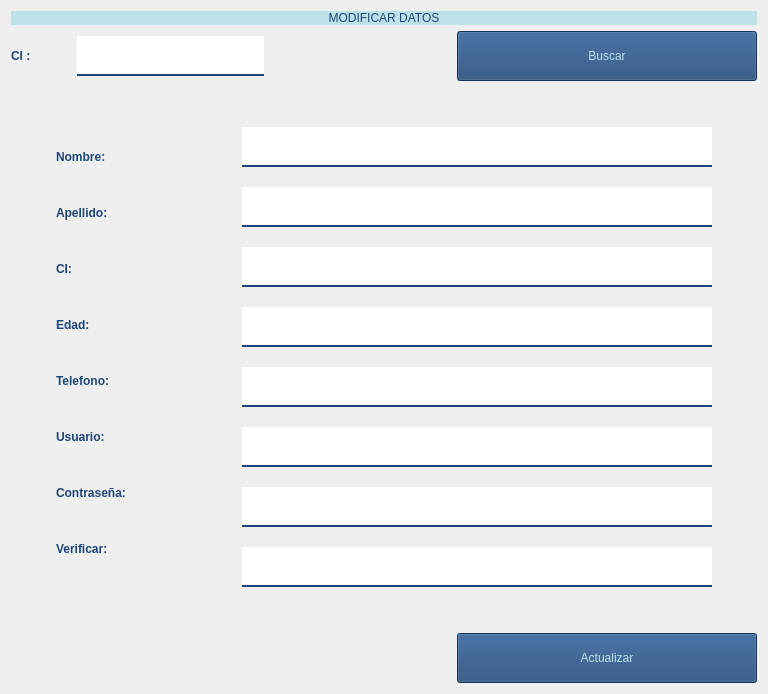
                         <widget class="QWidget" name="pagModificar">
                          <property name="styleSheet">
                           <string notr="true">font: 14pt &quot;Bahnschrift SemiLight&quot;;</string>
                          </property>
                          <layout class="QVBoxLayout" name="verticalLayout_5">
                           <item>
                            <widget class="QLabel" name="label_32">
                             <property name="styleSheet">
                              <string notr="true">font: 75 25pt &quot;Times New Roman&quot;;
color: rgb(31, 69,118);
background-color: rgb(188,225,231);

</string>
                             </property>
                             <property name="text">
                              <string>MODIFICAR DATOS</string>
                             </property>
                             <property name="alignment">
                              <set>Qt::AlignCenter</set>
                             </property>
                            </widget>
                           </item>
                           <item>
                            <layout class="QHBoxLayout" name="horizontalLayout_9">
                             <item>
                              <widget class="QLabel" name="label_24">
                               <property name="minimumSize">
                                <size>
                                 <width>60</width>
                                 <height>40</height>
                                </size>
                               </property>
                               <property name="maximumSize">
                                <size>
                                 <width>60</width>
                                 <height>40</height>
                                </size>
                               </property>
                               <property name="styleSheet">
                                <string notr="true">
color: rgb(31, 69,118);
font: 15pt &quot;Times New Roman&quot;;
</string>
                               </property>
                               <property name="text">
                                <string>&lt;html&gt;&lt;head/&gt;&lt;body&gt;&lt;p&gt;&lt;span style=&quot; font-weight:600;&quot;&gt;CI :&lt;/span&gt;&lt;/p&gt;&lt;/body&gt;&lt;/html&gt;</string>
                               </property>
                              </widget>
                             </item>
                             <item>
                              <widget class="QLineEdit" name="line_modi">
                               <property name="minimumSize">
                                <size>
                                 <width>0</width>
                                 <height>40</height>
                                </size>
                               </property>
                               <property name="maximumSize">
                                <size>
                                 <width>16777215</width>
                                 <height>40</height>
                                </size>
                               </property>
                               <property name="styleSheet">
                                <string notr="true">QLineEdit{
border:0px;
color:rgb(255,255,255);
border-bottom:2px solid rgb(31, 69,118);
fond:75 12pt &quot;Times New Roman&quot;;
}</string>
                               </property>
                              </widget>
                             </item>
                             <item>
                              <spacer name="horizontalSpacer_6">
                               <property name="orientation">
                                <enum>Qt::Horizontal</enum>
                               </property>
                               <property name="sizeHint" stdset="0">
                                <size>
                                 <width>40</width>
                                 <height>20</height>
                                </size>
                               </property>
                              </spacer>
                             </item>
                             <item>
                              <widget class="QPushButton" name="bt_buscar_modi">
                               <property name="minimumSize">
                                <size>
                                 <width>300</width>
                                 <height>50</height>
                                </size>
                               </property>
                               <property name="maximumSize">
                                <size>
                                 <width>300</width>
                                 <height>50</height>
                                </size>
                               </property>
                               <property name="styleSheet">
                                <string notr="true">background-color: rgb(31, 69,118);
color: rgb(188,225,231);

font: 15pt&quot;Kristen ITC&quot;;</string>
                               </property>
                               <property name="text">
                                <string>Buscar</string>
                               </property>
                              </widget>
                             </item>
                            </layout>
                           </item>
                           <item>
                            <spacer name="verticalSpacer_4">
                             <property name="orientation">
                              <enum>Qt::Vertical</enum>
                             </property>
                             <property name="sizeHint" stdset="0">
                              <size>
                               <width>20</width>
                               <height>40</height>
                              </size>
                             </property>
                            </spacer>
                           </item>
                           <item>
                            <layout class="QHBoxLayout" name="horizontalLayout_8">
                             <item>
                              <spacer name="horizontalSpacer_22">
                               <property name="orientation">
                                <enum>Qt::Horizontal</enum>
                               </property>
                               <property name="sizeHint" stdset="0">
                                <size>
                                 <width>40</width>
                                 <height>20</height>
                                </size>
                               </property>
                              </spacer>
                             </item>
                             <item>
                              <layout class="QVBoxLayout" name="verticalLayout_10">
                               <item>
                                <widget class="QLabel" name="modNombre">
                                 <property name="minimumSize">
                                  <size>
                                   <width>180</width>
                                   <height>40</height>
                                  </size>
                                 </property>
                                 <property name="maximumSize">
                                  <size>
                                   <width>180</width>
                                   <height>40</height>
                                  </size>
                                 </property>
                                 <property name="styleSheet">
                                  <string notr="true">
color: rgb(31, 69,118);
font: 18pt &quot;Times New Roman&quot;;
</string>
                                 </property>
                                 <property name="text">
                                  <string>&lt;html&gt;&lt;head/&gt;&lt;body&gt;&lt;p&gt;&lt;span style=&quot; font-weight:600;&quot;&gt;Nombre:&lt;/span&gt;&lt;/p&gt;&lt;/body&gt;&lt;/html&gt;</string>
                                 </property>
                                </widget>
                               </item>
                               <item>
                                <widget class="QLabel" name="modApellido">
                                 <property name="minimumSize">
                                  <size>
                                   <width>180</width>
                                   <height>40</height>
                                  </size>
                                 </property>
                                 <property name="maximumSize">
                                  <size>
                                   <width>180</width>
                                   <height>40</height>
                                  </size>
                                 </property>
                                 <property name="styleSheet">
                                  <string notr="true">color: rgb(31, 69,118);
font: 18pt &quot;Times New Roman&quot;;
</string>
                                 </property>
                                 <property name="text">
                                  <string>&lt;html&gt;&lt;head/&gt;&lt;body&gt;&lt;p&gt;&lt;span style=&quot; font-weight:600;&quot;&gt;Apellido:&lt;/span&gt;&lt;/p&gt;&lt;/body&gt;&lt;/html&gt;</string>
                                 </property>
                                </widget>
                               </item>
                               <item>
                                <widget class="QLabel" name="modCI">
                                 <property name="minimumSize">
                                  <size>
                                   <width>180</width>
                                   <height>40</height>
                                  </size>
                                 </property>
                                 <property name="maximumSize">
                                  <size>
                                   <width>180</width>
                                   <height>40</height>
                                  </size>
                                 </property>
                                 <property name="styleSheet">
                                  <string notr="true">color: rgb(31, 69,118);
font: 18pt &quot;Times New Roman&quot;;
</string>
                                 </property>
                                 <property name="text">
                                  <string>&lt;html&gt;&lt;head/&gt;&lt;body&gt;&lt;p&gt;&lt;span style=&quot; font-weight:600;&quot;&gt;CI:&lt;/span&gt;&lt;/p&gt;&lt;/body&gt;&lt;/html&gt;</string>
                                 </property>
                                </widget>
                               </item>
                               <item>
                                <widget class="QLabel" name="modEdad">
                                 <property name="minimumSize">
                                  <size>
                                   <width>180</width>
                                   <height>40</height>
                                  </size>
                                 </property>
                                 <property name="maximumSize">
                                  <size>
                                   <width>180</width>
                                   <height>40</height>
                                  </size>
                                 </property>
                                 <property name="styleSheet">
                                  <string notr="true">color: rgb(31, 69,118);
font: 18pt &quot;Times New Roman&quot;;
</string>
                                 </property>
                                 <property name="text">
                                  <string>&lt;html&gt;&lt;head/&gt;&lt;body&gt;&lt;p&gt;&lt;span style=&quot; font-weight:600;&quot;&gt;Edad:&lt;/span&gt;&lt;/p&gt;&lt;/body&gt;&lt;/html&gt;</string>
                                 </property>
                                </widget>
                               </item>
                               <item>
                                <widget class="QLabel" name="txtmodTelefono">
                                 <property name="minimumSize">
                                  <size>
                                   <width>180</width>
                                   <height>40</height>
                                  </size>
                                 </property>
                                 <property name="maximumSize">
                                  <size>
                                   <width>180</width>
                                   <height>40</height>
                                  </size>
                                 </property>
                                 <property name="styleSheet">
                                  <string notr="true">color: rgb(31, 69,118);
font: 18pt &quot;Times New Roman&quot;;
</string>
                                 </property>
                                 <property name="text">
                                  <string>&lt;html&gt;&lt;head/&gt;&lt;body&gt;&lt;p&gt;&lt;span style=&quot; font-weight:600;&quot;&gt;Telefono:&lt;/span&gt;&lt;/p&gt;&lt;/body&gt;&lt;/html&gt;</string>
                                 </property>
                                </widget>
                               </item>
                               <item>
                                <widget class="QLabel" name="modUsuario">
                                 <property name="minimumSize">
                                  <size>
                                   <width>180</width>
                                   <height>40</height>
                                  </size>
                                 </property>
                                 <property name="maximumSize">
                                  <size>
                                   <width>180</width>
                                   <height>40</height>
                                  </size>
                                 </property>
                                 <property name="styleSheet">
                                  <string notr="true">color: rgb(31, 69,118);
font: 18pt &quot;Times New Roman&quot;;
</string>
                                 </property>
                                 <property name="text">
                                  <string>&lt;html&gt;&lt;head/&gt;&lt;body&gt;&lt;p&gt;&lt;span style=&quot; font-weight:600;&quot;&gt;Usuario:&lt;/span&gt;&lt;/p&gt;&lt;/body&gt;&lt;/html&gt;</string>
                                 </property>
                                </widget>
                               </item>
                               <item>
                                <widget class="QLabel" name="modContrasenia">
                                 <property name="minimumSize">
                                  <size>
                                   <width>180</width>
                                   <height>40</height>
                                  </size>
                                 </property>
                                 <property name="maximumSize">
                                  <size>
                                   <width>180</width>
                                   <height>40</height>
                                  </size>
                                 </property>
                                 <property name="styleSheet">
                                  <string notr="true">color: rgb(31, 69,118);
font: 18pt &quot;Times New Roman&quot;;
</string>
                                 </property>
                                 <property name="text">
                                  <string>&lt;html&gt;&lt;head/&gt;&lt;body&gt;&lt;p&gt;&lt;span style=&quot; font-weight:600;&quot;&gt;Contraseña:&lt;/span&gt;&lt;/p&gt;&lt;/body&gt;&lt;/html&gt;</string>
                                 </property>
                                </widget>
                               </item>
                               <item>
                                <widget class="QLabel" name="modVerificar">
                                 <property name="minimumSize">
                                  <size>
                                   <width>180</width>
                                   <height>40</height>
                                  </size>
                                 </property>
                                 <property name="maximumSize">
                                  <size>
                                   <width>180</width>
                                   <height>40</height>
                                  </size>
                                 </property>
                                 <property name="styleSheet">
                                  <string notr="true">color: rgb(31, 69,118);
font: 18pt &quot;Times New Roman&quot;;
</string>
                                 </property>
                                 <property name="text">
                                  <string>&lt;html&gt;&lt;head/&gt;&lt;body&gt;&lt;p&gt;&lt;span style=&quot; font-weight:600;&quot;&gt;Verificar:&lt;/span&gt;&lt;/p&gt;&lt;/body&gt;&lt;/html&gt;</string>
                                 </property>
                                </widget>
                               </item>
                              </layout>
                             </item>
                             <item>
                              <layout class="QVBoxLayout" name="verticalLayout_15">
                               <property name="spacing">
                                <number>20</number>
                               </property>
                               <item>
                                <widget class="QLineEdit" name="modi_nombre">
                                 <property name="minimumSize">
                                  <size>
                                   <width>470</width>
                                   <height>40</height>
                                  </size>
                                 </property>
                                 <property name="maximumSize">
                                  <size>
                                   <width>470</width>
                                   <height>40</height>
                                  </size>
                                 </property>
                                 <property name="styleSheet">
                                  <string notr="true">QLineEdit{
border:2px;
color: rgb(31, 69,118);
border-bottom:2px solid rgb(31, 69,118);
fond:75 12pt &quot;Times New Roman&quot;;
}</string>
                                 </property>
                                 <property name="text">
                                  <string/>
                                 </property>
                                </widget>
                               </item>
                               <item>
                                <widget class="QLineEdit" name="modi_apellido">
                                 <property name="minimumSize">
                                  <size>
                                   <width>470</width>
                                   <height>40</height>
                                  </size>
                                 </property>
                                 <property name="maximumSize">
                                  <size>
                                   <width>470</width>
                                   <height>40</height>
                                  </size>
                                 </property>
                                 <property name="styleSheet">
                                  <string notr="true">QLineEdit{
border:0px;
color: rgb(31, 69,118);
border-bottom:2px solid rgb(31, 69,118);
fond:75 12pt &quot;Times New Roman&quot;;
}</string>
                                 </property>
                                 <property name="text">
                                  <string/>
                                 </property>
                                </widget>
                               </item>
                               <item>
                                <widget class="QLineEdit" name="modi_CI">
                                 <property name="minimumSize">
                                  <size>
                                   <width>470</width>
                                   <height>40</height>
                                  </size>
                                 </property>
                                 <property name="maximumSize">
                                  <size>
                                   <width>470</width>
                                   <height>40</height>
                                  </size>
                                 </property>
                                 <property name="styleSheet">
                                  <string notr="true">QLineEdit{
border:0px;
color: rgb(31, 69,118);
border-bottom:2px solid rgb(31, 69,118);
fond:75 12pt &quot;Times New Roman&quot;;
}</string>
                                 </property>
                                 <property name="text">
                                  <string/>
                                 </property>
                                </widget>
                               </item>
                               <item>
                                <widget class="QLineEdit" name="modi_edad">
                                 <property name="minimumSize">
                                  <size>
                                   <width>470</width>
                                   <height>40</height>
                                  </size>
                                 </property>
                                 <property name="maximumSize">
                                  <size>
                                   <width>470</width>
                                   <height>40</height>
                                  </size>
                                 </property>
                                 <property name="styleSheet">
                                  <string notr="true">QLineEdit{
border:0px;
color: rgb(31, 69,118);
border-bottom:2px solid rgb(31, 69,118);
fond:75 12pt &quot;Times New Roman&quot;;
}</string>
                                 </property>
                                </widget>
                               </item>
                               <item>
                                <widget class="QLineEdit" name="modi_telefono">
                                 <property name="minimumSize">
                                  <size>
                                   <width>470</width>
                                   <height>40</height>
                                  </size>
                                 </property>
                                 <property name="maximumSize">
                                  <size>
                                   <width>470</width>
                                   <height>40</height>
                                  </size>
                                 </property>
                                 <property name="styleSheet">
                                  <string notr="true">QLineEdit{
border:0px;
color: rgb(31, 69,118);
border-bottom:2px solid rgb(31, 69,118);
fond:75 12pt &quot;Times New Roman&quot;;
}</string>
                                 </property>
                                </widget>
                               </item>
                               <item>
                                <widget class="QLineEdit" name="lineEdit_4">
                                 <property name="minimumSize">
                                  <size>
                                   <width>470</width>
                                   <height>40</height>
                                  </size>
                                 </property>
                                 <property name="maximumSize">
                                  <size>
                                   <width>470</width>
                                   <height>40</height>
                                  </size>
                                 </property>
                                 <property name="styleSheet">
                                  <string notr="true">QLineEdit{
border:0px;
color: rgb(31, 69,118);
border-bottom:2px solid rgb(31, 69,118);
fond:75 12pt &quot;Times New Roman&quot;;
}</string>
                                 </property>
                                </widget>
                               </item>
                               <item>
                                <widget class="QLineEdit" name="modi_contrasenia">
                                 <property name="minimumSize">
                                  <size>
                                   <width>470</width>
                                   <height>40</height>
                                  </size>
                                 </property>
                                 <property name="maximumSize">
                                  <size>
                                   <width>470</width>
                                   <height>40</height>
                                  </size>
                                 </property>
                                 <property name="styleSheet">
                                  <string notr="true">QLineEdit{
border:0px;
color: rgb(31, 69,118);
border-bottom:2px solid rgb(31, 69,118);
fond:75 12pt &quot;Times New Roman&quot;;
}</string>
                                 </property>
                                </widget>
                               </item>
                               <item>
                                <widget class="QLineEdit" name="modi_verificar">
                                 <property name="minimumSize">
                                  <size>
                                   <width>470</width>
                                   <height>40</height>
                                  </size>
                                 </property>
                                 <property name="maximumSize">
                                  <size>
                                   <width>470</width>
                                   <height>40</height>
                                  </size>
                                 </property>
                                 <property name="styleSheet">
                                  <string notr="true">QLineEdit{
border:0px;
color: rgb(31, 69,118);
border-bottom:2px solid rgb(31, 69,118);
fond:75 12pt &quot;Times New Roman&quot;;
}</string>
                                 </property>
                                 <property name="echoMode">
                                  <enum>QLineEdit::Password</enum>
                                 </property>
                                </widget>
                               </item>
                              </layout>
                             </item>
                             <item>
                              <spacer name="horizontalSpacer_10">
                               <property name="orientation">
                                <enum>Qt::Horizontal</enum>
                               </property>
                               <property name="sizeHint" stdset="0">
                                <size>
                                 <width>40</width>
                                 <height>20</height>
                                </size>
                               </property>
                              </spacer>
                             </item>
                            </layout>
                           </item>
                           <item>
                            <spacer name="verticalSpacer_2">
                             <property name="orientation">
                              <enum>Qt::Vertical</enum>
                             </property>
                             <property name="sizeHint" stdset="0">
                              <size>
                               <width>20</width>
                               <height>40</height>
                              </size>
                             </property>
                            </spacer>
                           </item>
                           <item>
                            <layout class="QHBoxLayout" name="horizontalLayout_7">
                             <item>
                              <widget class="QLabel" name="signal_modi">
                               <property name="minimumSize">
                                <size>
                                 <width>400</width>
                                 <height>40</height>
                                </size>
                               </property>
                               <property name="maximumSize">
                                <size>
                                 <width>400</width>
                                 <height>40</height>
                                </size>
                               </property>
                               <property name="styleSheet">
                                <string notr="true">font: 14pt &quot;MS Reference Sans Serif&quot;;
color: rgb(75,134,178);
</string>
                               </property>
                               <property name="text">
                                <string/>
                               </property>
                              </widget>
                             </item>
                             <item>
                              <spacer name="horizontalSpacer_7">
                               <property name="orientation">
                                <enum>Qt::Horizontal</enum>
                               </property>
                               <property name="sizeHint" stdset="0">
                                <size>
                                 <width>40</width>
                                 <height>20</height>
                                </size>
                               </property>
                              </spacer>
                             </item>
                             <item>
                              <widget class="QPushButton" name="bt_actualizar_modi">
                               <property name="minimumSize">
                                <size>
                                 <width>300</width>
                                 <height>50</height>
                                </size>
                               </property>
                               <property name="maximumSize">
                                <size>
                                 <width>300</width>
                                 <height>50</height>
                                </size>
                               </property>
                               <property name="styleSheet">
                                <string notr="true">background-color: rgb(31, 69,118);
color: rgb(188,225,231);


font: 15pt&quot;Kristen ITC&quot;;</string>
                               </property>
                               <property name="text">
                                <string>Actualizar</string>
                               </property>
                              </widget>
                             </item>
                            </layout>
                           </item>
                          </layout>
                         </widget>
